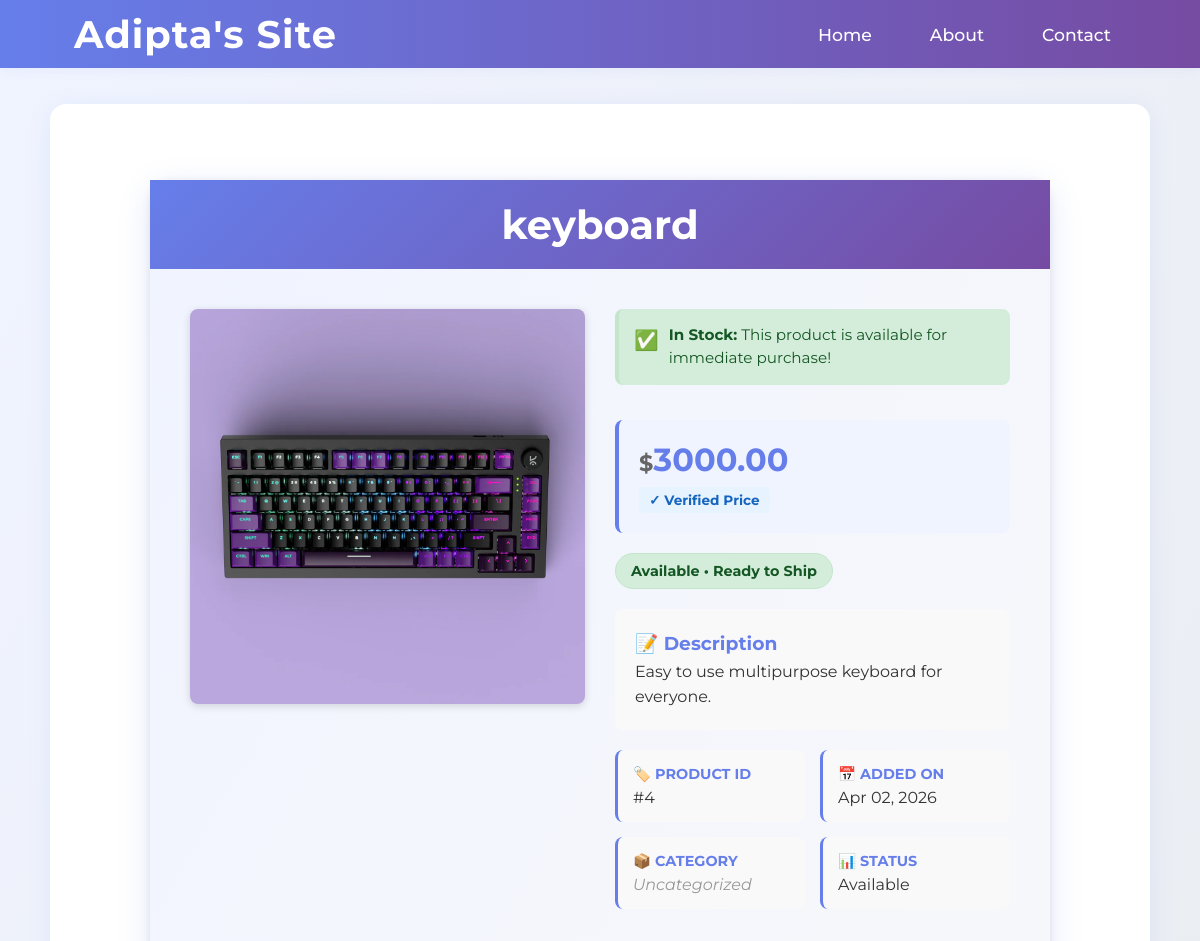
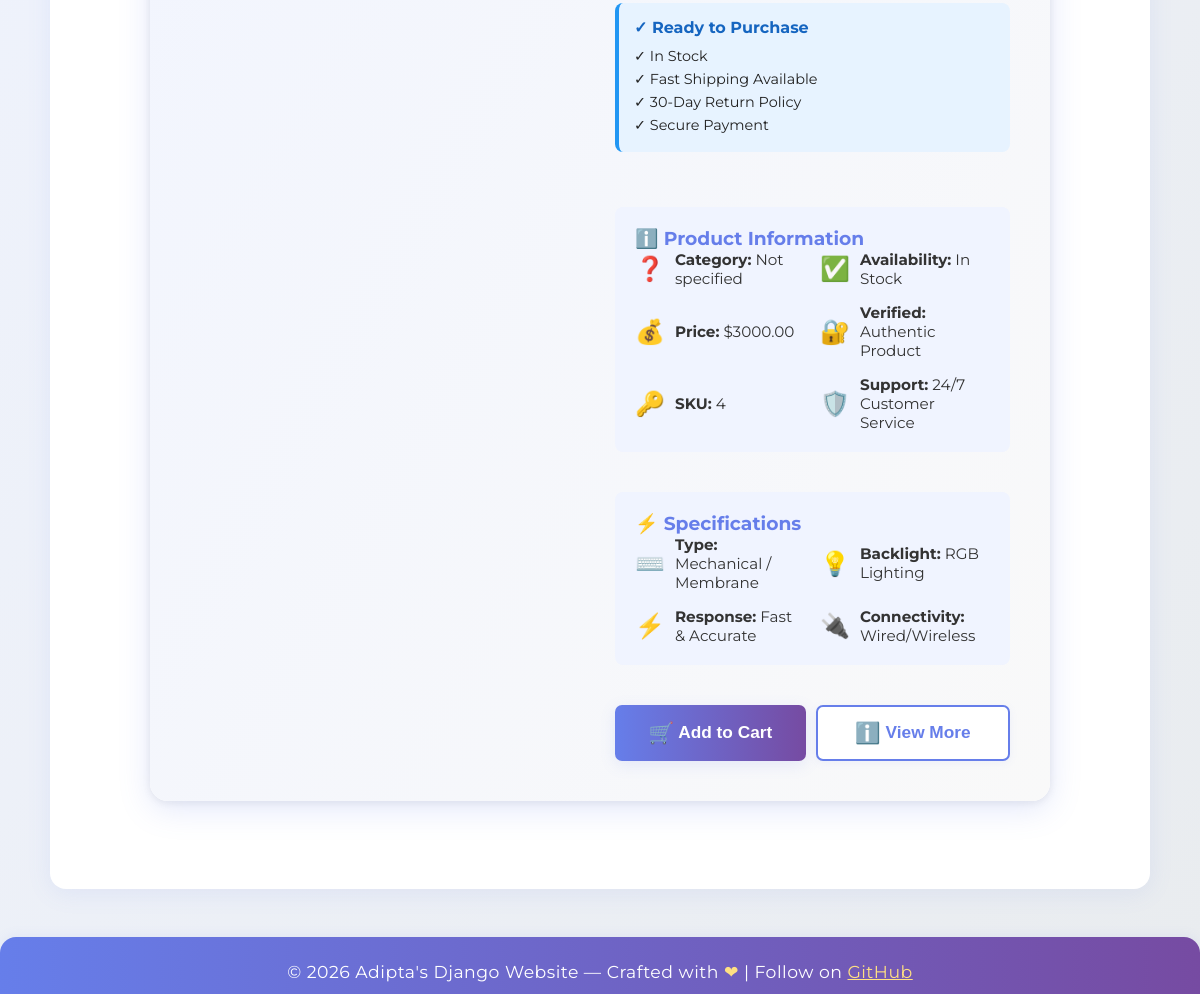
The app's page /newApp/product/4/ with its own data (2 pictures, top to bottom).
### newApp/models.py (models this page shows, shortened)
class Product(models.Model):
    PRODUCT_STATUS = (
        ('available', 'Available'),
        ('unavailable', 'Unavailable'),
        ('out_of_stock', 'Out of Stock'),
        ('discontinued', 'Discontinued'),
    )
    name = models.CharField(max_length=100)
    price = models.DecimalField(max_digits=10, decimal_places=2)
    image = models.ImageField(upload_to='products/')
    description = models.TextField()
    created_at = models.DateTimeField(default=timezone.now)
    status = models.CharField(max_length=20, choices=PRODUCT_STATUS, default='available')
    specifications = models.JSONField(default=list, blank=True, help_text="Product specifications as a list of dictionaries with 'icon', 'label', and 'value' keys")

### newApp/views.py (the view)
# urls.py: path('product/<int:product_id>/', views.product_detail, name='product_detail'),
def product_detail(request, product_id):
    product = get_object_or_404(Product, id=product_id)
    return render(request, 'newApp/product.html', {'product': product})

### newApp/templates/newApp/product.html (shortened to what this page needs)
{% extends 'website/layout.html' %}
{% load static %}
{% block content %}
<div class="product-container">
    <div class="product-header">
        <h1>{{ product.name }}</h1>
    </div>
    <div class="product-content">
        <div class="product-image">
            {% if product.image %}
                <img src="{{ product.image.url }}" alt="{{ product.name }}">
            {% else %}
                <img src="https://via.placeholder.com/400x300?text=No+Image" alt="No product image">
            {% endif %}
        </div>
        <div class="product-details">
            {% if product.status == 'out_of_stock' %}
                <div class="validation-alert alert-warning">
                    <span class="alert-icon">📢</span>
                    <div class="alert-text">
                        <strong>Out of Stock:</strong> This product is currently unavailable. Please check back later or notify us for restock notifications.
                    </div>
                </div>
            {% elif product.status == 'available' %}
                <div class="validation-alert alert-success">
                    <span class="alert-icon">✅</span>
                    <div class="alert-text">
                        <strong>In Stock:</strong> This product is available for immediate purchase!
                    </div>
                </div>
            {% endif %}
            <div class="price-section">
                {% if product.price and product.price > 0 %}
                    <p class="price">
                        <span class="currency">$</span>{{ product.price|floatformat:2 }}
                    </p>
                    <span class="info-badge">✓ Verified Price</span>
                {% elif product.price == 0 %}
                    <p class="price price-invalid">⚠️ Price Not Set</p>
                    <span class="info-badge" style="background-color: #fff3cd; color: #856404;">Contact for pricing</span>
                {% else %}
                    <p class="price price-invalid">❌ Invalid Price</p>
                    <span class="info-badge" style="background-color: #f8d7da; color: #721c24;">Price information unavailable</span>
                {% endif %}
            </div>
            <div>
                {% if product.status %}
                    <span class="status-badge status-{{ product.status }}">
                        {{ product.get_status_display }} • {% if product.status == 'available' %}Ready to Ship{% else %}{{ product.status|title }}{% endif %}
                    </span>
                {% else %}
                    <span class="status-badge" style="background-color: #e2e3e5; color: #383d41;">Status Unknown</span>
                {% endif %}
            </div>
            <div class="description-section">
                <h3>📝 Description</h3>
                {% if product.description and product.description|length > 0 %}
                    <p>{{ product.description }}</p>
                {% else %}
                    <p style="font-style: italic; color: #999;">No description provided for this product. Please contact customer support for more information.</p>
                {% endif %}
            </div>
            <div class="meta-info">
                <div class="meta-item">
                    <div class="meta-label">🏷️ Product ID</div>
                    <div class="meta-value">
                        {% if product.id %}
                            #{{ product.id }}
                        {% else %}
                            <span style="color: #999; font-style: italic;">Not assigned</span>
                        {% endif %}
                    </div>
                </div>
                <div class="meta-item">
                    <div class="meta-label">📅 Added On</div>
                    <div class="meta-value">
                        {% if product.created_at %}
                            {{ product.created_at|date:"M d, Y" }}
                        {% else %}
                            <span style="color: #999; font-style: italic;">Information not available</span>
                        {% endif %}
                    </div>
                </div>
                <div class="meta-item">
                    <div class="meta-label">📦 Category</div>
                    <div class="meta-value">
                        {% if product.category %}
                            {{ product.category }}
                        {% else %}
                            <span style="color: #999; font-style: italic;">Uncategorized</span>
                        {% endif %}
                    </div>
                </div>
                <div class="meta-item">
                    <div class="meta-label">📊 Status</div>
                    <div class="meta-value">
                        {{ product.get_status_display }}
                    </div>
                </div>
            </div>
            {% if product.status == 'available' %}
                <div class="stock-info">
                    <strong>✓ Ready to Purchase</strong>
                    <p>
                        ✓ In Stock<br>
                        ✓ Fast Shipping Available<br>
                        ✓ 30-Day Return Policy<br>
                        ✓ Secure Payment
                    </p>
                </div>
            {% endif %}
            <div class="product-specs">
                <h3>ℹ️ Product Information</h3>
                <div class="specs-grid">
                    {% if product.category %}
                        <div class="spec-item">
                            <span class="spec-icon">📦</span>
                            <span class="spec-text"><strong>Category:</strong> {{ product.category }}</span>
                        </div>
                    {% else %}
                        <div class="spec-item">
                            <span class="spec-icon">❓</span>
                            <span class="spec-text"><strong>Category:</strong> Not specified</span>
                        </div>
                    {% endif %}
                    <div class="spec-item">
                        <span class="spec-icon">
                            {% if product.status == 'available' %}✅{% else %}❌{% endif %}
                        </span>
                        <span class="spec-text">
                            <strong>Availability:</strong>
                            {% if product.status == 'available' %}In Stock{% else %}{{ product.get_status_display }}{% endif %}
                        </span>
                    </div>
                    <div class="spec-item">
                        <span class="spec-icon">💰</span>
                        <span class="spec-text">
                            <strong>Price:</strong>
                            {% if product.price and product.price > 0 %}
                                ${{ product.price|floatformat:2 }}
                            {% else %}
                                Contact for pricing
                            {% endif %}
                        </span>
                    </div>
                    <div class="spec-item">
                        <span class="spec-icon">🔐</span>
                        <span class="spec-text"><strong>Verified:</strong> Authentic Product</span>
                    </div>
                    <div class="spec-item">
                        <span class="spec-icon">🔑</span>
                        <span class="spec-text">
                            <strong>SKU:</strong>
                            {% if product.id %}
                                {{ product.id }}
                            {% else %}
                                Not available
                            {% endif %}
                        </span>
                    </div>
                    <div class="spec-item">
                        <span class="spec-icon">🛡️</span>
                        <span class="spec-text"><strong>Support:</strong> 24/7 Customer Service</span>
                    </div>
                </div>
            </div>
            {% if product.specifications %}
                <div class="product-specs">
                    <h3>⚡ Specifications</h3>
                    <div class="specs-grid">
                        {% for spec in product.specifications %}
                            <div class="spec-item">
                                <span class="spec-icon">{{ spec.icon }}</span>
                                <span class="spec-text"><strong>{{ spec.label }}:</strong> {{ spec.value }}</span>
                            </div>
                        {% endfor %}
                    </div>
                </div>
            {% endif %}
            <div class="action-buttons">
                {% if product.status == 'available' and product.price and product.price > 0 %}
                    <button class="btn btn-primary" onclick="addToCart({{ product.id }})">
                        <span style="font-size:1.2em;vertical-align:middle;">🛒</span> Add to Cart
                    </button>
                {% elif product.status == 'available' and not product.price %}
                    <button class="btn btn-primary" disabled title="Price not set">
                        <span style="font-size:1.2em;vertical-align:middle;">💬</span> Contact for Price
                    </button>
                {% else %}
                    <button class="btn btn-primary" disabled title="This product is not available for purchase">
                        <span style="font-size:1.2em;vertical-align:middle;">❌</span> Unavailable
                    </button>
                {% endif %}
                <button class="btn btn-secondary" onclick="viewMoreDetails()">
                    <span style="font-size:1.2em;vertical-align:middle;">ℹ️</span> View More
                </button>
            </div>
        </div>
    </div>
</div>
{% endblock %}

### static/style.css (style rules this page uses)
* { margin: 0; padding: 0; box-sizing: border-box; }
body { background-color: #45dcdc; font-family: Arial, sans-serif; }
h1 { color: #e26e16; text-align: center; }
.status-available { background-color: #4CAF50; color: white; padding: 5px 10px; border-radius: 4px; font-size: 12px; }

### templates/website/layout.html (style rules this page uses)
body { background: linear-gradient(120deg, #f0f4ff 0%, #e9ecef 100%); font-family: 'Montserrat', Arial, sans-serif; margin: 0; min-height: 100vh; color: #222; }

### newApp/templates/newApp/product.html (style rules this page uses)
.product-container { max-width: 900px; margin: 40px auto; background: linear-gradient(120deg, #f0f4ff 0%, #f9f9f9 100%); border-radius: 18px; box-shadow: 0 8px 32px rgba(102, 126, 234, 0.18), 0 1.5px 8px rgba(0,0,0,0.08); overflow: visible; position: relative; animation: fadeInCard 0.8s cubic-bezier(.4,0,.2,1); }
.product-header { background: linear-gradient(135deg, #667eea 0%, #764ba2 100%); color: white; padding: 20px; text-align: center; }
.product-header h1 { color: white; margin: 0; font-size: 2.5em; }
.product-content { display: grid; grid-template-columns: 1fr 1fr; gap: 30px; padding: 40px; align-items: start; }
.product-image { text-align: center; }
.product-image img { max-width: 100%; height: auto; border-radius: 8px; box-shadow: 0 2px 8px rgba(0, 0, 0, 0.15); }
.product-details { display: flex; flex-direction: column; gap: 20px; }
.validation-alert { padding: 15px; border-radius: 8px; margin-bottom: 15px; border-left: 4px solid; display: flex; align-items: flex-start; gap: 10px; font-size: 0.95em; line-height: 1.5; }
.alert-success { background-color: #d4edda; border-color: #c3e6cb; color: #155724; }
.alert-icon { font-size: 1.3em; flex-shrink: 0; margin-top: 2px; }
.alert-text { flex: 1; }
.price-section { background-color: #f0f4ff; padding: 20px; border-radius: 8px; border-left: 4px solid #667eea; }
.price { font-size: 2em; font-weight: bold; color: #667eea; margin: 0; }
.currency { font-size: 0.7em; color: #666; }
.info-badge { display: inline-block; background-color: #e7f3ff; color: #1565c0; padding: 5px 10px; border-radius: 5px; font-size: 0.85em; font-weight: bold; margin-top: 8px; }
.status-badge { display: inline-block; padding: 8px 15px; border-radius: 20px; font-weight: bold; font-size: 0.9em; width: fit-content; }
.status-available { background-color: #d4edda; color: #155724; border: 1px solid #c3e6cb; }
.description-section { background-color: #f9f9f9; padding: 20px; border-radius: 8px; line-height: 1.6; color: #333; }
.description-section h3 { margin-top: 0; color: #667eea; display: flex; align-items: center; gap: 8px; }
.description-section p { margin: 0; }
.meta-info { display: grid; grid-template-columns: 1fr 1fr; gap: 15px; }
.meta-item { background-color: #f9f9f9; padding: 15px; border-radius: 8px; border-left: 3px solid #667eea; }
.meta-label { font-weight: bold; color: #667eea; font-size: 0.9em; text-transform: uppercase; margin-bottom: 5px; display: flex; align-items: center; gap: 5px; }
.meta-value { color: #333; font-size: 1em; }
.stock-info { background-color: #e7f3ff; padding: 15px; border-radius: 8px; border-left: 4px solid #2196F3; margin: 15px 0; }
.stock-info strong { color: #1565c0; }
.stock-info p { margin: 8px 0 0 0; font-size: 0.9em; line-height: 1.6; }
.action-buttons { display: flex; gap: 10px; margin-top: 20px; }
.btn { flex: 1; padding: 14px 24px; border: none; border-radius: 7px; font-size: 1.08em; font-weight: bold; cursor: pointer; transition: all 0.25s cubic-bezier(.4,0,.2,1); box-shadow: 0 2px 8px rgba(102, 126, 234, 0.08); outline: none; position: relative; overflow: hidden; }
.btn-primary { background: linear-gradient(90deg, #667eea 0%, #764ba2 100%); color: white; box-shadow: 0 4px 16px rgba(102, 126, 234, 0.13); }
.btn-secondary { background: #fff; color: #667eea; border: 2px solid #667eea; font-weight: 600; }
.product-specs { background-color: #f0f4ff; padding: 20px; border-radius: 8px; margin-top: 20px; }
.product-specs h3 { color: #667eea; margin-top: 0; display: flex; align-items: center; gap: 8px; }
.specs-grid { display: grid; grid-template-columns: 1fr 1fr; gap: 15px; }
.spec-item { display: flex; align-items: center; gap: 10px; }
.spec-icon { font-size: 1.5em; }
.spec-text { font-size: 0.95em; color: #333; }

### records on screen
Product: name "keyboard", image (picture), price "3000.00", status "Available", description "Easy to use multipurpose keyboard for everyone.", id "4", created_at "Apr 02, 2026"

### other values on screen
{{ spec.icon }} "⌨️" "💡" "⚡" "🔌"
{{ spec.label }} "Type" "Backlight" "Response" "Connectivity"
{{ spec.value }} "Mechanical / Membrane" "RGB Lighting" "Fast & Accurate" "Wired/Wireless"
{{ now|default:2026 }} "2026"
